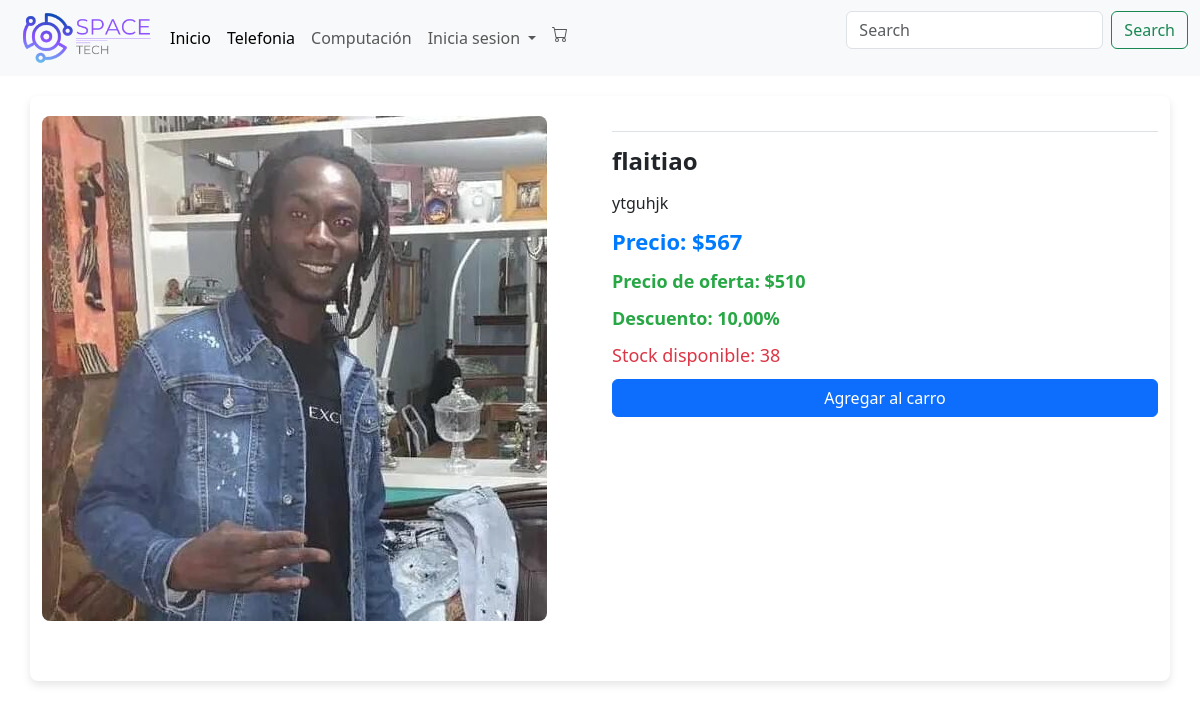
Before: /producto/10/ with the older database file.
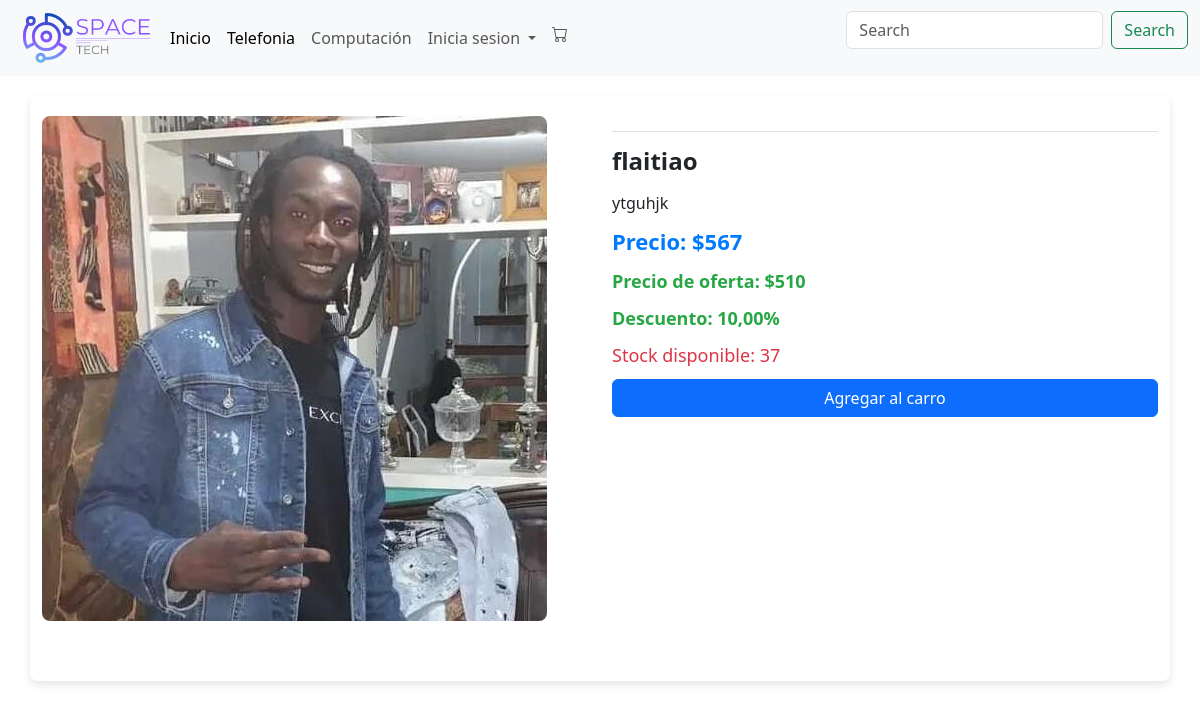
After: the same page with the newer database file.
### menu/models.py (models this page shows, shortened)
class Articulos(models.Model):
    nombre = models.CharField(max_length=30)
    descripcion = models.CharField(max_length=50)
    precio = models.IntegerField()
    stock = models.IntegerField()
    foto = models.ImageField(upload_to='static/img/', blank=True, null=True)
    marca = models.CharField(max_length=30, default='Sin Marca')
    precio_oferta = models.IntegerField(blank=True, null=True)
    descuento = models.DecimalField(max_digits=5, decimal_places=2, blank=True, null=True)

### menu/views.py (the view)
# urls.py: path('producto/<int:producto_id>/', views.detalle_producto, name='detalle_producto'),
def detalle_producto(request, producto_id):
    producto = get_object_or_404(Articulos, id=producto_id)
    imagenes = Imagen.objects.filter(articulo=producto)
    carrito_items_count = 0
    if request.user.is_authenticated:
        carrito, created = Carrito.objects.get_or_create(usuario=request.user)
        carrito_items_count = CarritoItem.objects.filter(carrito=carrito).count()
    return render(request, 'detalle_producto.html', {'producto': producto, 'imagenes': imagenes, 'carrito_items_count': carrito_items_count})

### menu/context_processors.py (called while the page is built)
def carrito_items_count(request):
    if request.user.is_authenticated:
        try:
            carrito = Carrito.objects.get(usuario=request.user)
            count = CarritoItem.objects.filter(carrito=carrito).count()
        except Carrito.DoesNotExist:
            count = 0
    else:
        count = 0
    return {
        'carrito_items_count': count
    }

### menu/templates/detalle_producto.html (shortened to what this page needs)
<html lang="en">
{% load static %}
<link rel="stylesheet" href="{% static 'css/detalles.css' %}">
<link href="https://cdn.jsdelivr.net/npm/bootstrap@5.3.3/dist/css/bootstrap.min.css" rel="stylesheet">
{% include "plantilla/menu.html" %}
<div class="container">
    <div class="row product-details">
        <div class="col-md-6">
            <img id="main-image" src="{{ producto.foto.url }}" alt="{{ producto.nombre }}" class="img-fluid product-img">
        </div>
        <div class="col-md-6">
            <div class="product-info">
                <h2>{{ producto.nombre }}</h2>
                <p>{{ producto.descripcion }}</p>
                <p class="price">Precio: ${{ producto.precio }}</p>
                {% if producto.precio_oferta %}
                    <p class="discount">Precio de oferta: ${{ producto.precio_oferta }}</p>
                {% endif %}
                {% if producto.descuento %}
                    <p class="discount">Descuento: {{ producto.descuento }}%</p>
                {% endif %}
                <p class="stock">Stock disponible: {{ producto.stock }}</p>
                <form method="post" action="{% url 'agregar_al_carrito' producto.id %}">
                    <button type="submit" class="btn btn-primary">Agregar al carro</button>
                </form>
            </div>
        </div>
    </div>
</body>
</html>

Changed rows visible on the page:
changed Articulos "flaitiao": stock "38" → "37"
